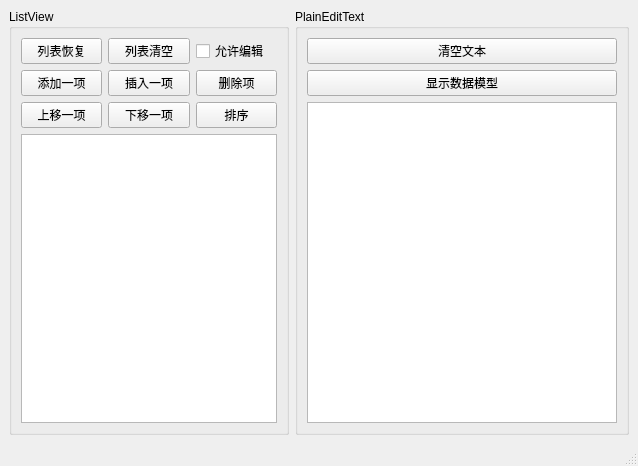
<?xml version="1.0" encoding="UTF-8"?>
<ui version="4.0">
 <class>MainWindow</class>
 <widget class="QMainWindow" name="MainWindow">
  <property name="geometry">
   <rect>
    <x>0</x>
    <y>0</y>
    <width>638</width>
    <height>466</height>
   </rect>
  </property>
  <property name="windowTitle">
   <string>QT模型/视图List</string>
  </property>
  <widget class="QWidget" name="centralwidget">
   <layout class="QGridLayout" name="gridLayout_3">
    <item row="0" column="0">
     <widget class="QGroupBox" name="groupBox">
      <property name="title">
       <string>ListView</string>
      </property>
      <layout class="QGridLayout" name="gridLayout">
       <item row="0" column="0">
        <widget class="QPushButton" name="viewBtnRecover">
         <property name="text">
          <string>列表恢复</string>
         </property>
        </widget>
       </item>
       <item row="0" column="1">
        <widget class="QPushButton" name="viewBtnClear">
         <property name="text">
          <string>列表清空</string>
         </property>
        </widget>
       </item>
       <item row="0" column="2">
        <widget class="QCheckBox" name="chkBoxEdit">
         <property name="text">
          <string>允许编辑</string>
         </property>
        </widget>
       </item>
       <item row="1" column="0">
        <widget class="QPushButton" name="viewBtnAdd">
         <property name="text">
          <string>添加一项</string>
         </property>
        </widget>
       </item>
       <item row="1" column="1">
        <widget class="QPushButton" name="viewBtnInsert">
         <property name="text">
          <string>插入一项</string>
         </property>
        </widget>
       </item>
       <item row="1" column="2">
        <widget class="QPushButton" name="viewBtnDel">
         <property name="text">
          <string>删除项</string>
         </property>
        </widget>
       </item>
       <item row="2" column="0">
        <widget class="QPushButton" name="viewBtnUp">
         <property name="text">
          <string>上移一项</string>
         </property>
        </widget>
       </item>
       <item row="2" column="1">
        <widget class="QPushButton" name="viewBtnDown">
         <property name="text">
          <string>下移一项</string>
         </property>
        </widget>
       </item>
       <item row="2" column="2">
        <widget class="QPushButton" name="viewBtnSort">
         <property name="text">
          <string>排序</string>
         </property>
        </widget>
       </item>
       <item row="3" column="0" colspan="3">
        <widget class="QListView" name="listView"/>
       </item>
      </layout>
     </widget>
    </item>
    <item row="0" column="1">
     <widget class="QGroupBox" name="groupBox_2">
      <property name="title">
       <string>PlainEditText</string>
      </property>
      <layout class="QGridLayout" name="gridLayout_2">
       <item row="1" column="0">
        <widget class="QPushButton" name="textBtnDisplay">
         <property name="text">
          <string>显示数据模型</string>
         </property>
        </widget>
       </item>
       <item row="2" column="0">
        <widget class="QPlainTextEdit" name="plainTextEdit"/>
       </item>
       <item row="0" column="0">
        <widget class="QPushButton" name="textBtnClear">
         <property name="text">
          <string>清空文本</string>
         </property>
        </widget>
       </item>
      </layout>
     </widget>
    </item>
   </layout>
  </widget>
  <widget class="QStatusBar" name="statusbar"/>
 </widget>
 <resources/>
 <connections/>
</ui>
